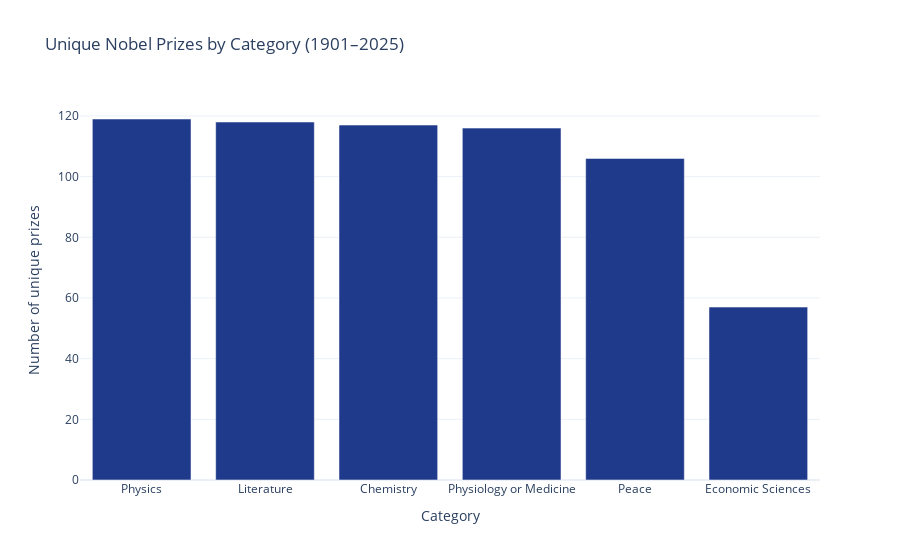

Notebook code for this chart:
### Markdown cell above
<div class="slide-title">
🔬 Distribution by Category
</div>

Which fields dominate Nobel recognition?

### Code cell
prizes_by_category = (
    df.groupby("category")["prize_id"].nunique()
      .reset_index(name="n_prizes")
      .sort_values("n_prizes", ascending=False)
)

fig = px.bar(prizes_by_category, x="category", y="n_prizes",
             title="Unique Nobel Prizes by Category (1901–2025)")
fig.update_layout(xaxis_title="Category", yaxis_title="Number of unique prizes")
fig.show()

top_cat = prizes_by_category.iloc[0]["category"]
print(f"Insight: Top category by unique prizes = {top_cat}.")

### Figure 1 — Plotly figure (JSON) as saved in the notebook; plotly's stock layout.template omitted (floating-point values rounded to 4 significant figures)
{"data": [{"hovertemplate": "category=%{x}<br>n_prizes=%{y}<extra></extra>", "legendgroup": "", "marker": {"color": "#1F3A8A", "pattern": {"shape": ""}}, "name": "", "orientation": "v", "showlegend": false, "textposition": "auto", "type": "bar", "x": ["Physics", "Literature", "Chemistry", "Physiology or Medicine", "Peace", "Economic Sciences"], "xaxis": "x", "y": [119, 118, 117, 116, 106, 57], "yaxis": "y"}], "layout": {"barmode": "relative", "legend": {"tracegroupgap": 0}, "title": {"text": "Unique Nobel Prizes by Category (1901–2025)"}, "xaxis": {"anchor": "y", "domain": [0, 1], "title": {"text": "Category"}}, "yaxis": {"anchor": "x", "domain": [0, 1], "title": {"text": "Number of unique prizes"}}}}
